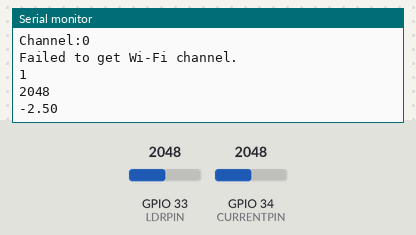
A sketch run on a simulated ESP32. On the bench: the last lines printed to the serial monitor. The test bench sets the inputs (shaded band); at power-on: GPIO 33 (LDRPIN) = 2048, GPIO 34 (CURRENTPIN) = 2048. A WiFi scan finds three made-up networks.

Above: at 3.2 s.
3.3 s: GPIO 33 (LDRPIN) set to 2866
At 6.4 s:
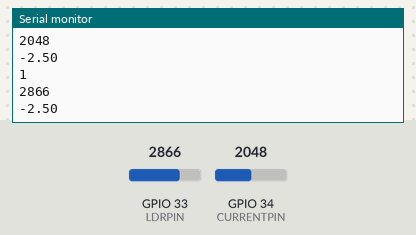
7.1 s: GPIO 34 (CURRENTPIN) set to 2866
At 8.7 s:
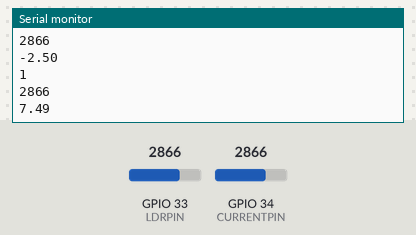
10.9 s: GPIO 33 (LDRPIN) set to 3603
At 12.2 s:
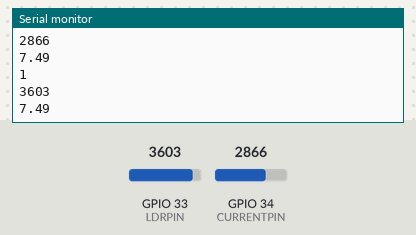
14.7 s: GPIO 34 (CURRENTPIN) set to 3603
At 18.0 s:
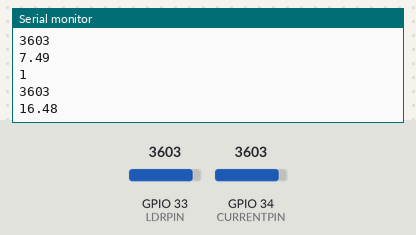
Timing chart, 0 to 19.5 s (numbered marks = the images above; inputs shaded):
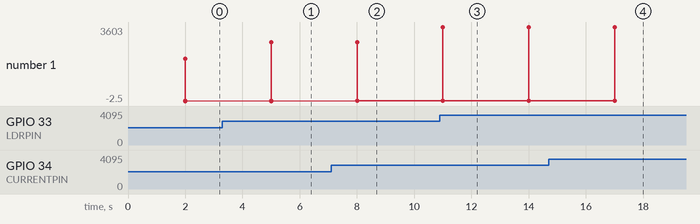

Measured:
- after the input at 3.3 s, the serial monitor: prints a new line after 1.7 s (image 1)
- after the input at 7.1 s, the serial monitor: prints a new line after 0.90 s (image 2)
- after the input at 10.9 s, the serial monitor: prints a new line after 0.10 s (image 3)
- after the input at 14.7 s, the serial monitor: prints a new line after 2.3 s (image 4)
- plotted number 1: -2.5 → 7.49 after the input at 7.1 s, 7.49 → 16.48 after the input at 14.7 s

The sketch:

pole1.ino
```cpp
#include <esp_now.h>
#include <WiFi.h>
#include <esp_wifi.h>

#define SENSOR_ID 1
#define LDRPIN 33
#define CURRENTPIN 34
uint8_t S4Address[] = {0xE8, 0x6B, 0xEA, 0xDE, 0xC5, 0x00};

int value = 0;
int mVperAmp = 100; // 66 mV/A output sensitivity
int ACSoffset = 5500 / 2;

typedef struct struct_message {
  uint8_t sensorId=NULL;
  int ldrValue=NULL;
  float current=NULL;

} struct_message;
struct_message myData;

struct_message receivedData[1];

constexpr char WIFI_SSID[] = "Debangshu";

int32_t getWiFiChannel(const char *ssid) {
  int32_t n = WiFi.scanNetworks();
  if (n > 0) {
    for (uint8_t i = 0; i < n; i++) {
      if (strcmp(ssid, WiFi.SSID(i).c_str()) == 0) {
        return WiFi.channel(i);
      }
    }
  }
  return 0;
}

esp_now_peer_info_t peerInfo;

void OnDataSent(const uint8_t *mac_addr, esp_now_send_status_t status) {
  Serial.print("\r\nLast Packet Send Status:\t");
  Serial.println(status == ESP_NOW_SEND_SUCCESS ? "Delivery Success" : "Delivery Fail");
}

void setup() {
  Serial.begin(115200);
  WiFi.mode(WIFI_STA);

  int32_t channel = getWiFiChannel(WIFI_SSID);
  Serial.print("Channel:");
  Serial.println(channel);

  if (channel == 0) {
    Serial.println("Failed to get Wi-Fi channel.");
    return;
  }

  esp_wifi_set_channel(channel, WIFI_SECOND_CHAN_NONE);

  if (esp_now_init() != ESP_OK) {
    Serial.println("Error initializing ESP-NOW");
    return;
  }

  esp_now_register_send_cb(OnDataSent);

  memcpy(peerInfo.peer_addr, S4Address, 6);
  peerInfo.channel = 0;
  peerInfo.encrypt = false;

  if (esp_now_add_peer(&peerInfo) != ESP_OK){
    Serial.println("Failed to add peer");
    return;
  }
}

void loop() {

  int ldrValue = analogRead(LDRPIN);
  float current = getCurrent(); // Function to calculate current using ACS712

  myData.sensorId = SENSOR_ID;
  myData.ldrValue = ldrValue;
  myData.current = current;

  receivedData[value++] = myData;

  esp_err_t result = esp_now_send(S4Address, (uint8_t *) &value, sizeof(value));

  if (result == ESP_OK) {
    for(int i=0;i<value;i++){
      esp_err_t result2 = esp_now_send(S4Address, (uint8_t *) &receivedData[i], sizeof(receivedData[i]));
      if(result2 == ESP_OK){

        Serial.println(myData.sensorId);
        Serial.println(myData.ldrValue);
        Serial.println(myData.current);
      }else {
      Serial.println("Error sending the data");
    }
    }
    value=0;
    myData.sensorId = NULL;
    myData.ldrValue = NULL;
    myData.current = NULL;
  }

  delay(3000);
}

float getCurrent() {
  int RawValue = analogRead(CURRENTPIN);
  float Voltage = (RawValue / 4096.0) * 5000; // mV
  float Amps = ((Voltage - ACSoffset) / mVperAmp);
  return Amps;
}
```
